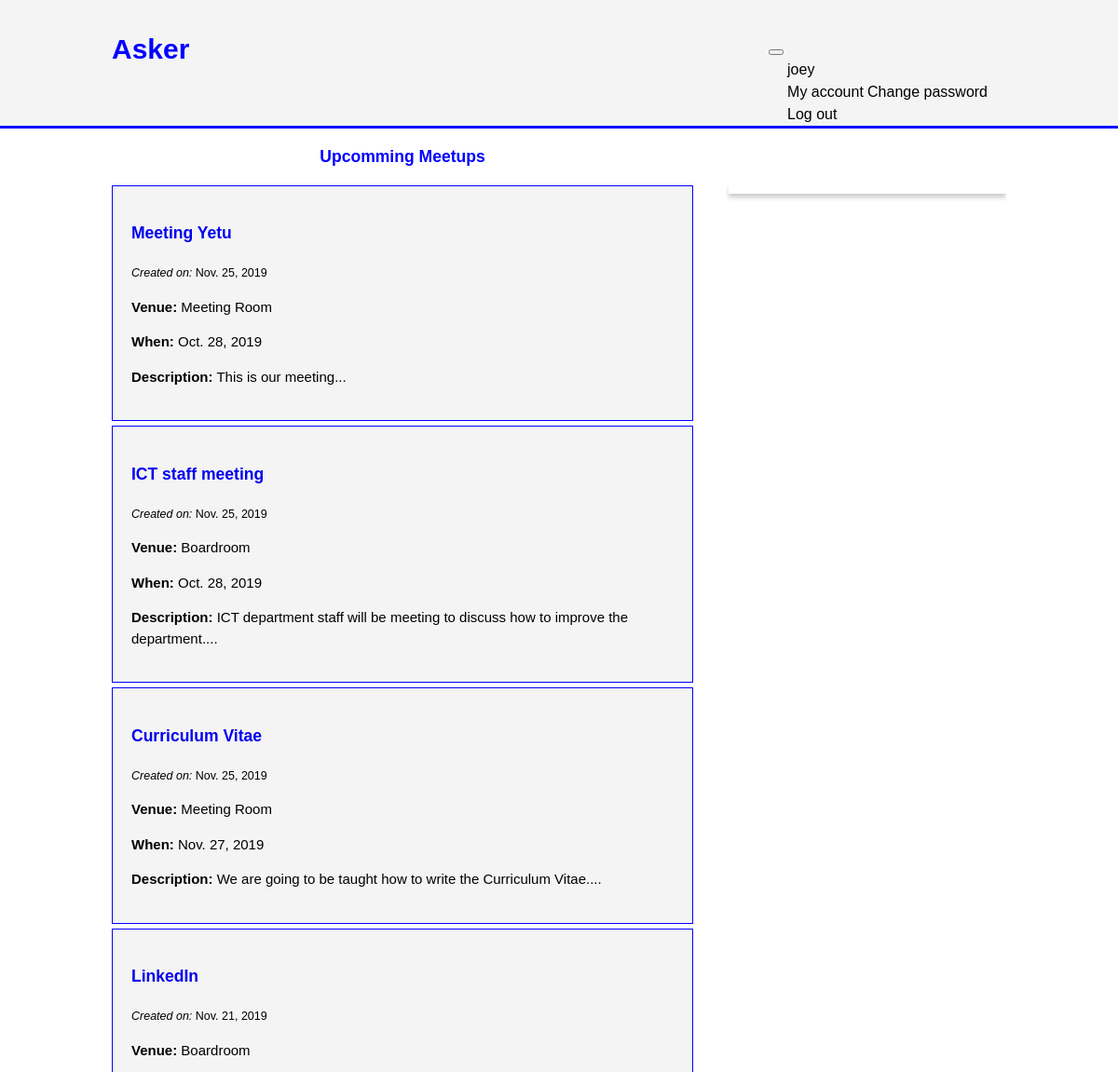
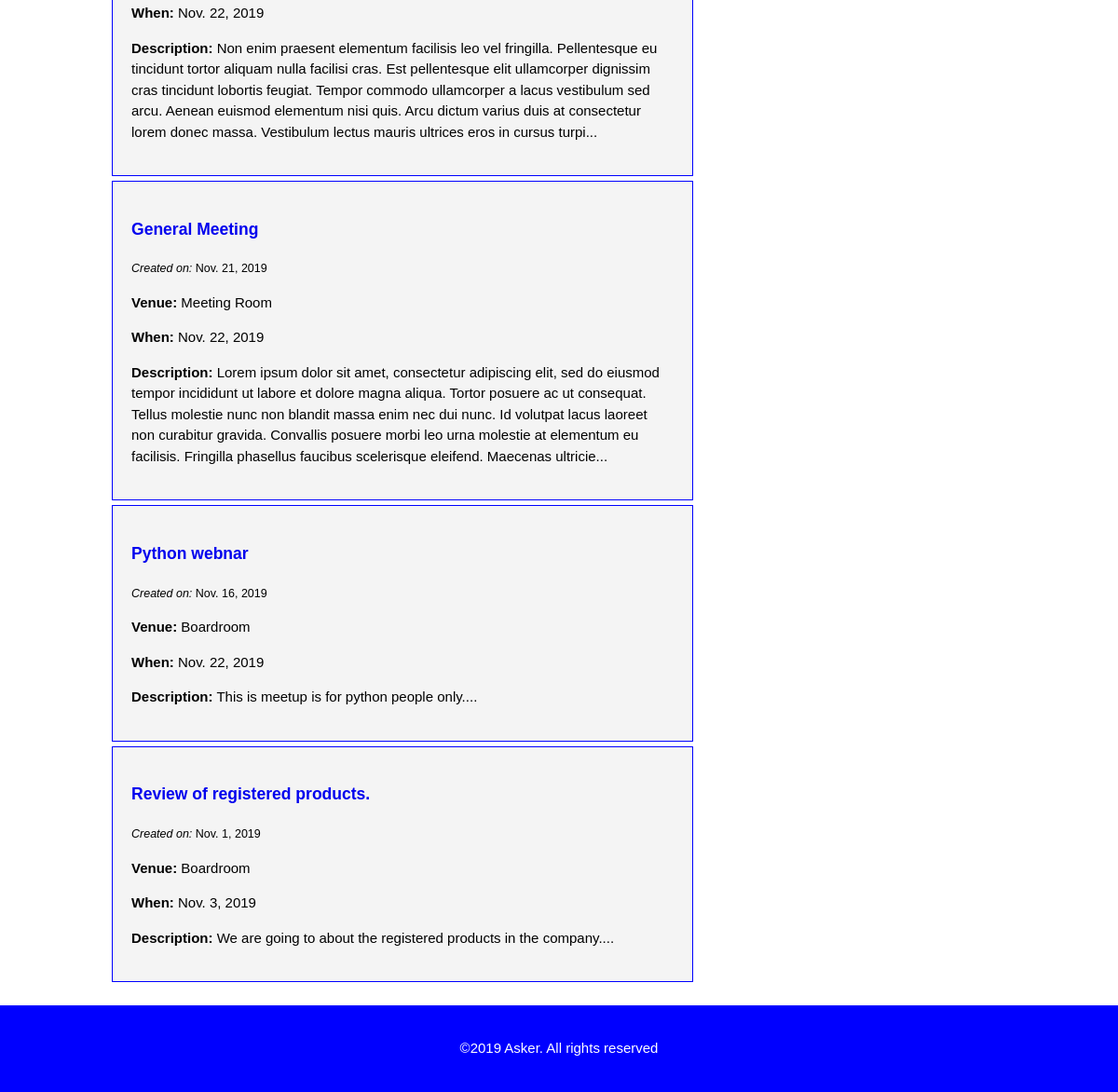
/home/ (signed in), run on an earlier commit of the app's database (2 pictures, top to bottom).
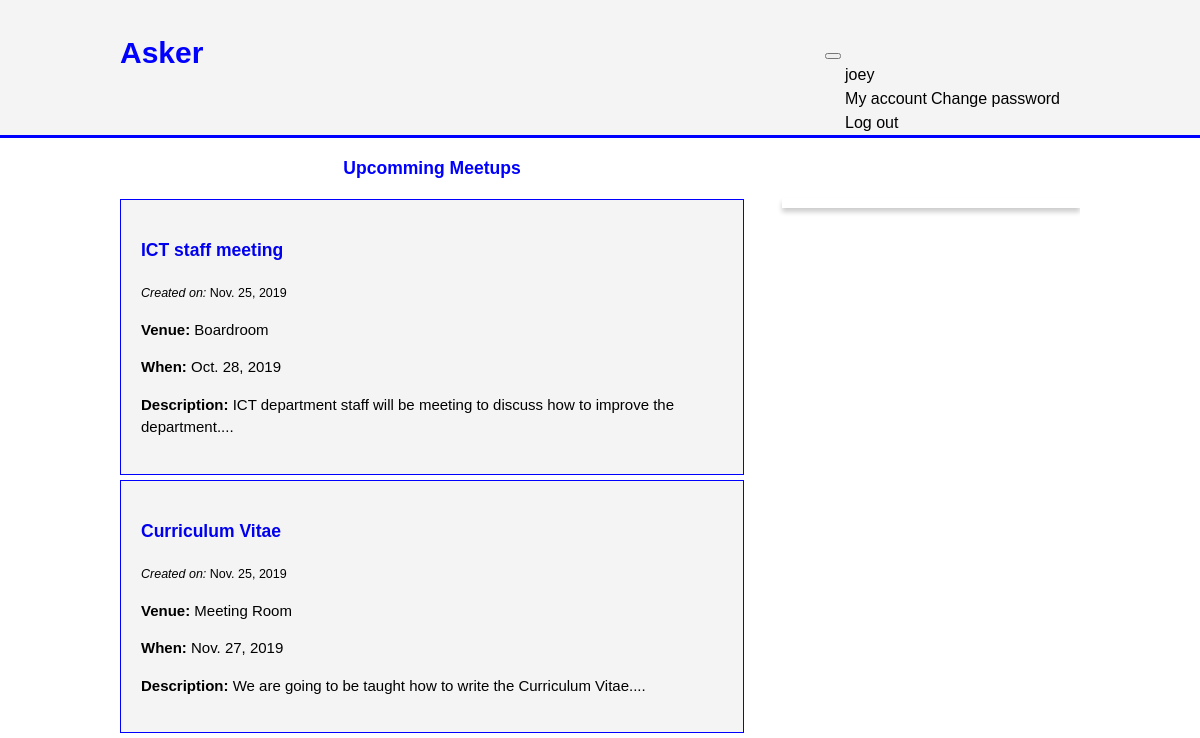
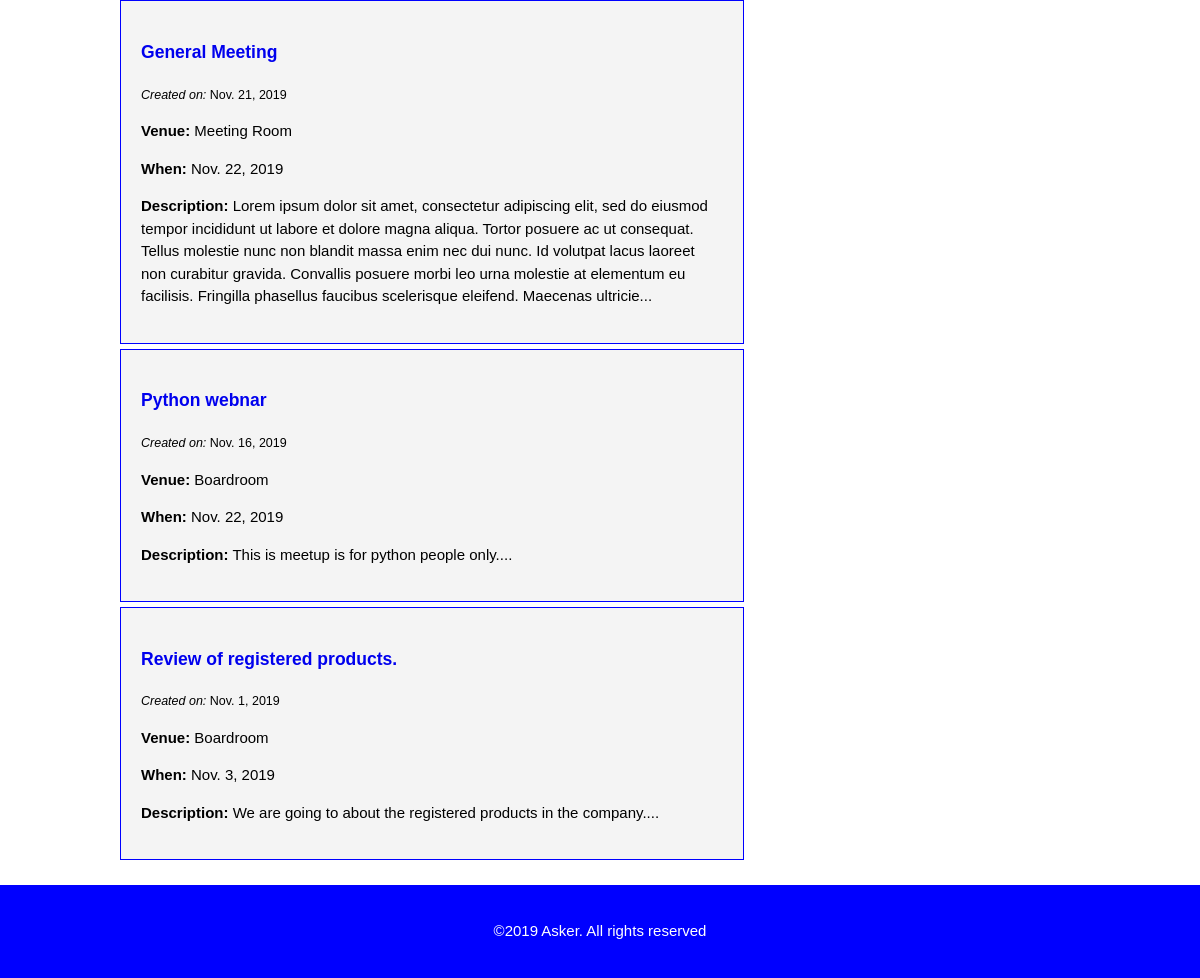
And on a later commit of the database (2 pictures, top to bottom).
### meetup/models.py (models this page shows, shortened)
class Meetup(models.Model):
    created_by = models.ForeignKey(User, on_delete=models.CASCADE, null=True, related_name='meetings')
    title = models.CharField(max_length=200)
    venue = models.CharField(max_length=100)
    created_on = models.DateTimeField(default=timezone.now)
    when = models.DateField()
    description = models.TextField()

### meetup/views.py (the view)
# urls.py: path('home/', views.home, name='home'),
@login_required
def home(request):
    meetups = Meetup.objects.all().order_by('-created_on')
    return render(request, 'home.html', {'meetups': meetups})

### meetup/templates/home.html (shortened to what this page needs)
{% load static %}<!DOCTYPE html>
<html>
  <head>
    <link rel="stylesheet" href="{% static 'css/home.css' %}" />
  </head>
  <body>
    <header>
      <div class="container">
        <div id="branding">
          <h1><span class="highlight"> Asker</span></h1>
        </div>
        <nav>
          <button
            class="navbar-toggler"
            type="button"
            data-toggle="collapse"
            data-target="#mainMenu"
            aria-controls="mainMenu"
            aria-expanded="false"
            aria-label="Toggle navigation"
          >
          </button>
          <div class="collapse navbar-collapse" id="mainMenu">
            <ul class="navbar-nav ml-auto">
              <li class="nav-item dropdown">
                <a
                  class="nav-link dropdown-toggle"
                  href="#"
                  id="userMenu"
                  data-toggle="dropdown"
                  aria-haspopup="true"
                  aria-expanded="false"
                >
                  {{ user.username }}
                </a>
                <div
                  class="dropdown-menu dropdown-menu-right"
                  aria-labelledby="userMenu"
                >
                  <a class="dropdown-item" href="{% url 'profile' %}">My account</a>
                  <a class="dropdown-item" href="{% url 'reset_password' %}">Change password</a>
                  <a class="dropdown-item" href="{% url 'logout' %}">Log out</a>
                </div>
              </li>
            </ul>
          </div>
        </nav>
      </div>
    </header>
    <section id="main">
      <div class="container">
        <article id="main-col">
          <h1>Upcomming Meetups</h1>
          {% if meetups %}
          <ul id="questions">
            {% for meetup in meetups %}
            <li>
              <h3>
                <a href="{% url 'detail' meetup.id %}">{{ meetup.title }}</a>
              </h3>
              <small
                ><i>Created on:</i>
                {{ meetup.created_on.date }}
              </small>
              <p><strong>Venue:</strong> {{ meetup.venue }}</p>
              <p><strong>When:</strong> {{ meetup.when }}</p>
              <p>
                <strong>Description:</strong> {{meetup.description|slice:":400"}}...
              </p>
            </li>
            {% endfor %}
          </ul>
          {% else %}
          <p>No Meetups are available.</p>
          {% endif %}
        </article>
        <aside id="sidebar">
        </aside>
      </div>
    </section>
    <footer>
      <p>&copy;2019 Asker. All rights reserved</p>
    </footer>
  </body>
</html>

What changed in the data, as far as the page shows it:
removed Meetup: title "Meeting Yetu", created_on "Nov. 25, 2019", venue "Meeting Room", when "Oct. 28, 2019", description "This is our meeting"
removed Meetup: title "LinkedIn", created_on "Nov. 21, 2019", venue "Boardroom", when "Nov. 22, 2019", description "Non enim praesent elementum facilisis leo vel fringilla. Pellentesque eu tincidunt tortor aliquam nulla facilisi cras. Est pellentesque elit ullamcorper dignissim cras tincidunt lobortis feugiat. Tempor commodo ullamcorper a lacus vestibulum sed arcu. Aenean euismod elementum nisi quis. Arcu dictum varius duis at consectetur lorem donec massa. Vestibulum lectus mauris ultrices eros in cursus turpi"
